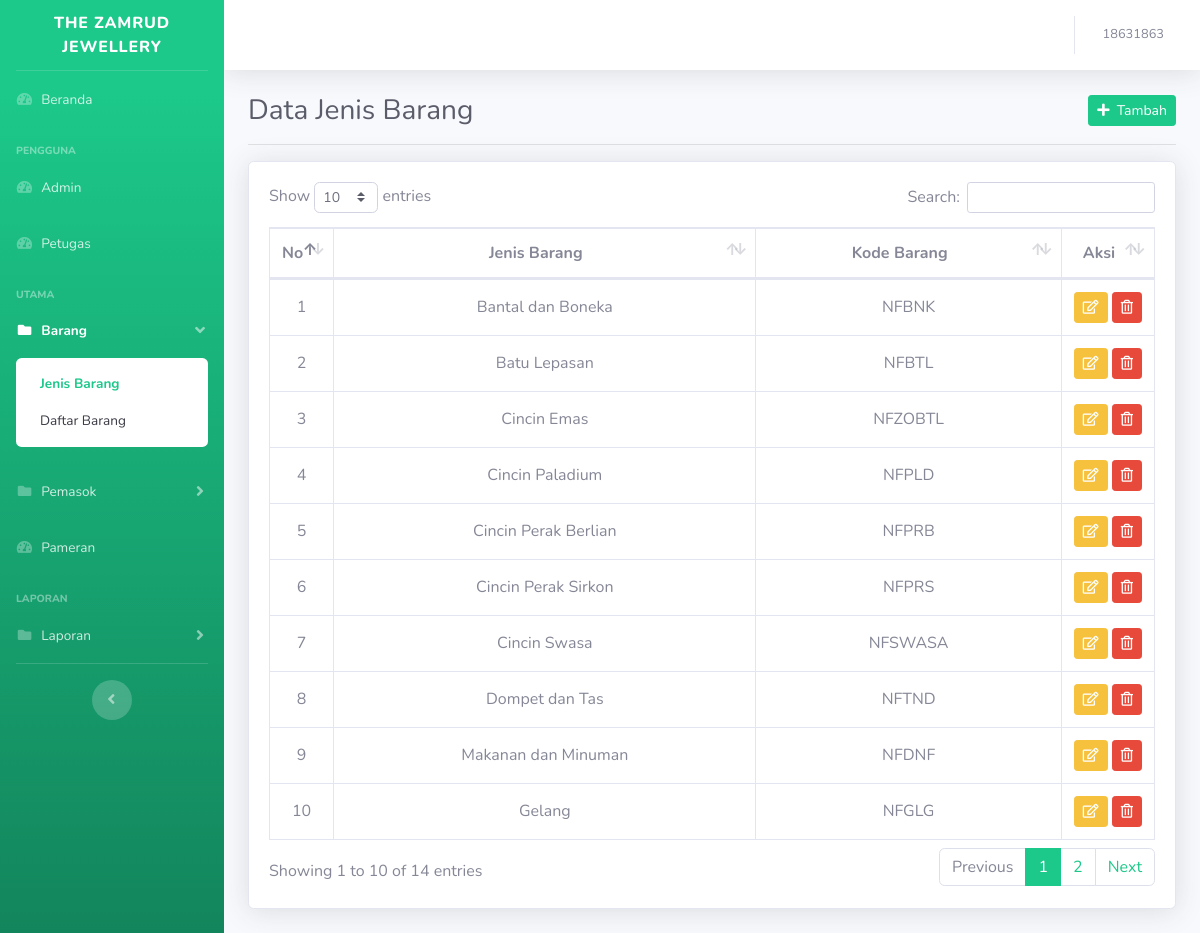
/index.php?h=jenis_barang (signed in), run on the app's committed database.
### tables this page shows
CREATE TABLE `jenis_barang` (
    id INT NOT NULL AUTO_INCREMENT,
    nama VARCHAR(255) NOT NULL,
    kode VARCHAR(255) NOT NULL,
    PRIMARY KEY (id)
);

### halaman/tampil/jenis_barang.php (the view, shortened to what this page needs)
<div class="container-fluid">
    <div class="d-flex justify-content-between align-items-center">
        <h1 class="h3 mb-0 text-gray-800">Data Jenis Barang</h1>
        <a href="?h=tambah_jenis_barang" class="btn btn-primary btn-sm"><i class="fas fa-plus"></i>&nbsp;&nbsp;Tambah</a>
    </div>
    <hr>
    <div class="row">
        <div class="col-12">
            <div class="card shadow mb-4">
                <div class="card-body">
                    <div class="table-responsive">
                        <table class="table table-bordered" id="dataTable" width="100%" cellspacing="0">
                            <thead>
                                <tr>
                                    <th class="td-fit text-center">No</th>
                                    <th class="text-center">Jenis Barang</th>
                                    <th class="text-center">Kode Barang</th>
                                    <th class="td-fit text-center">Aksi</th>
                                </tr>
                            </thead>
                            <?php
                            $result = $mysqli->query("SELECT * FROM jenis_barang");
                            $no = 1;
                            ?>
                            <tbody>
                                <?php while ($row = $result->fetch_assoc()) : ?>
                                    <tr>
                                        <td class="td-fit align-middle text-center"><?= $no++; ?></td>
                                        <td class="align-middle text-center"><?= $row['nama']; ?></td>
                                        <td class="align-middle text-center"><?= $row['kode']; ?></td>
                                        <td class="text-center td-fit">
                                            <a href="?h=edit_jenis_barang&id=<?= $row['id']; ?>" class="btn btn-sm btn-warning"><i class="far fa-edit"></i></a>
                                            <a href="?h=hapus_jenis_barang&id=<?= $row['id']; ?>" class="btn btn-sm btn-danger" onclick="return confirm('Yakin ingin menghapus data ini?')"><i class="far fa-trash-alt"></i></a>
                                        </td>
                                    </tr>
                                <?php endwhile; ?>
                            </tbody>
                        </table>
                    </div>
                </div>
            </div>
        </div>
    </div>
</div>

### index.php (shortened to what this page needs)
<?php require_once('db/koneksi.php'); ?>
<!DOCTYPE html>
<html lang="en">
<head>
    <link href="vendor/fontawesome-free/css/all.min.css" rel="stylesheet" type="text/css">
    <link href="assets/css/sb-admin-2.css" rel="stylesheet">
    <link href="vendor/datatables/dataTables.bootstrap4.min.css" rel="stylesheet">
</head>
<body id="page-top">
    <div id="wrapper">
        <?php include_once('templates/sidebar.php'); ?>
        <div id="content-wrapper" class="d-flex flex-column">
            <div id="content">
                <?php include_once('templates/navbar.php'); ?>
                <?php
                if (isset($_SESSION['user'])) {
                    if (isset($_GET['h'])) {
                        switch ($_GET['h']) {
                            case "jenis_barang":
                                include_once "halaman/tampil/jenis_barang.php";
                                break;
                        }
                    } else include_once "beranda.php";
                } else
                    echo "<script>location.href = 'halaman/auth/login.php'</script>";
                ?>
            </div>
        </div>
    </div>
</body>
</html>

### templates/sidebar.php (shortened to what this page needs)
<ul class="navbar-nav bg-gradient-primary sidebar sidebar-dark accordion" id="accordionSidebar">
    <a class="sidebar-brand d-flex align-items-center justify-content-center" href="?">
        <div class="sidebar-brand-text mx-3">THE ZAMRUD JEWELLERY</div>
    </a>
    <hr class="sidebar-divider my-0">
    <li class="nav-item <?= isset($_GET['h']) ? (($_GET['h'] == "") ? "active" : "")  : "active" ?>">
        <a class="nav-link" href="?">
            <i class="fas fa-fw fa-tachometer-alt"></i>
            <span>Beranda</span></a>
    </li>
    <div class="sidebar-heading mt-3">
        Pengguna
    </div>
    <li class="nav-item <?php
                        if (isset($_GET['h'])) {
                            if ($_GET['h'] == "admin") echo "active";
                            else if ($_GET['h'] == "tambah_admin") echo "active";
                            else if ($_GET['h'] == "edit_admin") echo "active";
                        }
                        ?>">
        <a class="nav-link" href="?h=admin">
            <i class="fas fa-fw fa-tachometer-alt"></i>
            <span>Admin</span></a>
    </li>
    <li class="nav-item <?php
                        if (isset($_GET['h'])) {
                            if ($_GET['h'] == "petugas") echo "active";
                            else if ($_GET['h'] == "tambah_petugas") echo "active";
                            else if ($_GET['h'] == "edit_petugas") echo "active";
                        }
                        ?>">
        <a class="nav-link" href="?h=petugas">
            <i class="fas fa-fw fa-tachometer-alt"></i>
            <span>Petugas</span></a>
    </li>
    <div class="sidebar-heading mt-3">
        Utama
    </div>
    <li class="nav-item <?= in_array(($_GET['h'] ?? ''), ['jenis_barang', 'barang', 'barang_per_jenis_barang', 'tambah_jenis_barang', 'tambah_barang', 'edit_jenis_barang', 'edit_barang']) ? 'active' : '' ?>">
        <a class="nav-link <?= in_array(($_GET['h'] ?? ''), ['jenis_barang', 'barang', 'barang_per_jenis_barang', 'tambah_jenis_barang', 'tambah_barang', 'edit_jenis_barang', 'edit_barang']) ? '' : 'collapsed' ?>" href="#" data-toggle="collapse" data-target="#barang" aria-expanded="true" aria-controls="barang">
            <i class="fas fa-fw fa-folder"></i>
            <span>Barang</span>
        </a>
        <div id="barang" class="collapse <?= in_array(($_GET['h'] ?? ''), ['jenis_barang', 'barang', 'barang_per_jenis_barang', 'tambah_jenis_barang', 'tambah_barang', 'edit_jenis_barang', 'edit_barang']) ? 'show' : '' ?>" aria-labelledby="headingPages" data-parent="#accordionSidebar">
            <div class="bg-white py-2 collapse-inner rounded">
                <a class="collapse-item <?= in_array(($_GET['h'] ?? ''), ['jenis_barang', 'tambah_jenis_barang', 'edit_jenis_barang']) ? 'active' : '' ?>" href="?h=jenis_barang">Jenis Barang</a>
                <a class="collapse-item <?= in_array(($_GET['h'] ?? ''), ['barang', 'barang_per_jenis_barang', 'tambah_barang', 'edit_barang']) ? 'active' : '' ?>" href="?h=barang">Daftar Barang</a>
            </div>
        </div>
    </li>
    <li class="nav-item <?= in_array(($_GET['h'] ?? ''), ['pemasok', 'penyuplaian', 'tambah_pemasok', 'tambah_penyuplaian', 'edit_pemasok', 'edit_penyuplaian']) ? 'active' : '' ?>">
        <a class="nav-link <?= in_array(($_GET['h'] ?? ''), ['pemasok', 'penyuplaian', 'tambah_pemasok', 'tambah_penyuplaian', 'edit_pemasok', 'edit_penyuplaian']) ? '' : 'collapsed' ?>" href="#" data-toggle="collapse" data-target="#pemasok" aria-expanded="true" aria-controls="pemasok">
            <i class="fas fa-fw fa-folder"></i>
            <span>Pemasok</span>
        </a>
    </li>
    <li class="nav-item">
        <a class="nav-link" href="index.html">
            <i class="fas fa-fw fa-tachometer-alt"></i>
            <span>Pameran</span></a>
    </li>
    <div class="sidebar-heading mt-3">
        Laporan
    </div>
    <li class="nav-item">
        <a class="nav-link collapsed" href="#" data-toggle="collapse" data-target="#laporan" aria-expanded="true" aria-controls="laporan">
            <i class="fas fa-fw fa-folder"></i>
            <span>Laporan</span>
        </a>
    </li>
    <hr class="sidebar-divider d-none d-md-block">
    <div class="text-center d-none d-md-inline">
        <button class="rounded-circle border-0" id="sidebarToggle"></button>
    </div>
</ul>

### templates/navbar.php (shortened to what this page needs)
<nav class="navbar navbar-expand navbar-light bg-white topbar mb-4 static-top shadow">
    <ul class="navbar-nav ml-auto">
        <li class="nav-item dropdown no-arrow">
            <a class="nav-link dropdown-toggle" href="#" id="userDropdown" role="button" data-toggle="dropdown" aria-haspopup="true" aria-expanded="false">
                <span class="mr-2 d-none d-lg-inline text-gray-600 small"><?= $_SESSION['user']['status'] == 'ADMIN' ? $_SESSION['user']['username'] : $_SESSION['user']['nama']; ?></span>
            </a>
        </li>
    </ul>
</nav>

### index.php (style rules this page uses)
.td-fit { width: 1%; white-space: nowrap; }

### data on the page
jenis_barang: nama "Bantal dan Boneka", kode "NFBNK"
jenis_barang: nama "Batu Lepasan", kode "NFBTL"
jenis_barang: nama "Cincin Emas", kode "NFZOBTL"
jenis_barang: nama "Cincin Paladium", kode "NFPLD"
jenis_barang: nama "Cincin Perak Berlian", kode "NFPRB"
jenis_barang: nama "Cincin Perak Sirkon", kode "NFPRS"
jenis_barang: nama "Cincin Swasa", kode "NFSWASA"
jenis_barang: nama "Dompet dan Tas", kode "NFTND"
jenis_barang: nama "Makanan dan Minuman", kode "NFDNF"
jenis_barang: nama "Gelang", kode "NFGLG"

### other printed values
$_SESSION['user']['username'] "18631863"
